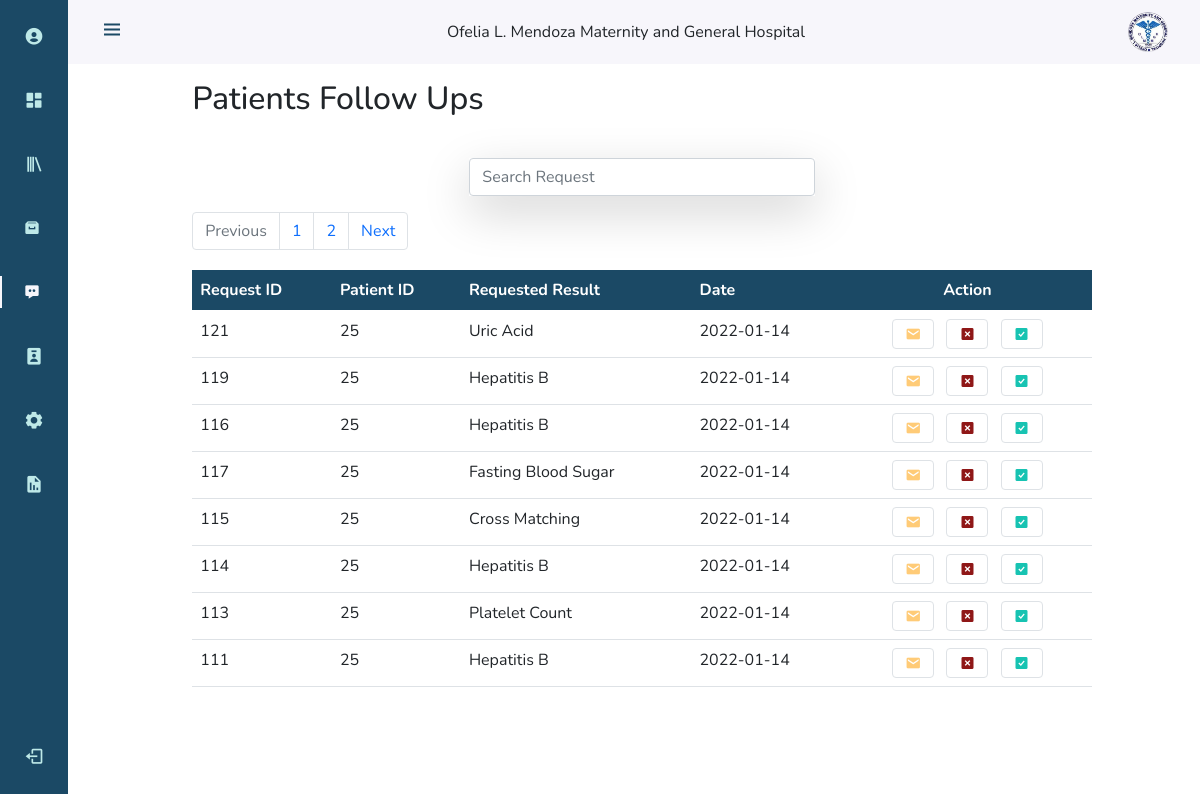
The app's page /php/patients_follow_ups/patients_follow_ups.php (signed in) with its own data.
### tables this page shows
CREATE TABLE `tbl_accounts` (
  `acc_id` int(40) NOT NULL,
  `auto_id` varchar(255) NOT NULL,
  `username` varchar(100) NOT NULL,
  `password` varchar(300) NOT NULL,
  `first_name` varchar(100) NOT NULL,
  `middle_name` varchar(100) DEFAULT NULL,
  `last_name` varchar(100) NOT NULL,
  `email` varchar(60) NOT NULL,
  `emp_id` varchar(100) NOT NULL,
  `position` varchar(40) NOT NULL,
  `date_created` date DEFAULT NULL,
  `time_created` time DEFAULT NULL
);

CREATE TABLE `tbl_requests` (
  `request_id` int(11) NOT NULL,
  `patient_id` int(11) NOT NULL,
  `result_type` varchar(60) NOT NULL,
  `request_date` date NOT NULL,
  `request_time` time NOT NULL,
  `request_status` varchar(60) NOT NULL,
  `view_status` varchar(20) NOT NULL
);

### php/patients_follow_ups/patients_follow_ups.php (the view, shortened to what this page needs)
<!DOCTYPE html>
<html lang="en">
<head>
    <link href="https://cdn.jsdelivr.net/npm/bootstrap@5.0.2/dist/css/bootstrap.min.css" rel="stylesheet">
    <link href='https://unpkg.com/boxicons@2.0.9/css/boxicons.min.css' rel='stylesheet'>
    <link href='../../css/patients_follow_ups.css' rel='stylesheet'>
    <link rel="stylesheet" href="../../css/nav.css">
</head>
<body id="body-pd">
<?php include_once '../admin_nav.php';
$limit = 8;
$page = isset($_GET['page']) ? $_GET['page'] : 1;
$start = ($page - 1) * $limit;
$get_request_stmt = $connection->prepare("SELECT * FROM tbl_requests WHERE request_status = 'sent' ORDER BY request_date,request_time DESC LIMIT ?,?;");
$get_request_stmt ->bind_param("is", $start, $limit);
$get_request_stmt->execute();
$request_result = $get_request_stmt->get_result();
$get_count_stmt = $connection->prepare("SELECT count(request_id) as id FROM tbl_requests WHERE request_status = 'sent';");
$get_count_stmt->execute();
$count_result = $get_count_stmt->get_result();
$count_row = $count_result->fetch_array(MYSQLI_ASSOC);
$total = $count_row['id'];
$pages =  ceil($total/$limit);
$Previous = $page - 1;
$Next = $page + 1;
?>
    <div class="row">
        <div class="col-12">
                                    <div class="row justify-content-center">
                                        <div class="col-10 mx-5 my-3">
                                            <h2>Patients Follow Ups</h2>
                                        </div>
                                    </div>
                                                <div class="row justify-content-center my-3">
                                                    <div class="col-4">
                                                        <form>
                                                            <div class="form-group shadow-lg">
                                                                <input type="text" class="form-control" id="search_request" placeholder="Search Request">
                                                            </div>
                                                        </form>
                                                    </div>
                                                </div>
                                                <div class="row justify-content-center">
                                                    <div class="col-10">
                                                        <nav aria-label="Page navigation example">
                                                            <ul class="pagination">
                                                                <?php
                                                                    if($Previous>0)
                                                                    {
                                                                       echo' <li class="page-item">
                                                                            <a class="page-link" href="patients_follow_ups.php?page='.$Previous.'">Previous</a>
                                                                        </li>';
                                                                    }else{
                                                                        echo' <li class="page-item disabled">
                                                                            <a class="page-link" href="#">Previous</a>
                                                                        </li>';
                                                                    }
                                                                    for($i=1; $i<=$pages; $i++)
                                                                    {
                                                                        echo '<li class="page-item"><a class="page-link" href="patients_follow_ups.php?page='.$i.'">'.$i.'</a></li>';
                                                                    }
                                                                    if($Next<=$pages)
                                                                    {
                                                                       echo' <li class="page-item">
                                                                            <a class="page-link" href="patients_follow_ups.php?page='.$Next.'">Next</a>
                                                                        </li>';
                                                                    }else{
                                                                        echo' <li class="page-item disabled">
                                                                            <a class="page-link" href="#">Next</a>
                                                                        </li>';
                                                                    }
                                                                ?>
                                                            </ul>
                                                        </nav>
                                                    </div>
                                                </div>
                                                <div class="row justify-content-center my-1">
                                                    <div class="col-md-10">
                                                        <table class="table">
                                                            <thead class="text-white">
                                                                <tr>
                                                                    <th scope="col">Request ID</th>
                                                                    <th scope="col">Patient ID</th>
                                                                    <th scope="col">Requested Result</th>
                                                                    <th scope="col">Date</th>
                                                                    <th scope="col" class="text-center">Action</th>
                                                                </tr>
                                                            </thead>
                                                            <tbody id="laboratory">
                                                                    <?php
                                                                    while ($row = $request_result->fetch_array(MYSQLI_ASSOC)) {
                                                                        echo "<tr>
                                                                        <td>".$row['request_id']."</td>
                                                                        <td>".$row['patient_id']."</td>
                                                                        <td>".ucwords(str_replace("_"," ",$row['result_type']))."</td>
                                                                        <td>".$row['request_date']."</td>
                                                                        <td class='text-center'>
                                                                            <i class='bx bxs-envelope mx-1 btn border respond' id=".$row['patient_id'].'_'.$row['request_id']." title='Respond'></i>
                                                                            <i class='bx bxs-x-square mx-1 btn border not_avail' id=".$row['patient_id'].'_'.$row['request_id']." title='Not Available'></i>
                                                                            <i class='bx bxs-check-square mx-1 btn border avail' id=".$row['patient_id'].'_'.$row['request_id']." title='Already Available'></i>
                                                                        </td>
                                                                            </tr>";
                                                                    }
                                                                    ?>
                                                            </tbody>
                                                        </table>
                                                    </div>
                                                </div>
        </div>
</div>
</body>
</html>

### php/admin_nav.php (shortened to what this page needs)
<?php
include_once '../dbconn.php';
$ID = $_SESSION['ID'];
 $sql = "SELECT * FROM tbl_accounts where acc_id = '$ID'";
 $result = $conn -> query($sql);
 if($result->num_rows>0)
 {
    while($row = $result -> fetch_assoc())
    {
         $active_account_name = $row['first_name'];
         echo '
        <header class="header" id="header">
            <div class="header_toggle"> <i class="bx bx-menu" id="header-toggle"></i> </div>
            <div>  Ofelia L. Mendoza Maternity and General Hospital </div>
            <div class="header_img"> <img src="../../images/ofelia_logo.png" alt=""> </div>
        </header>
        <div class="l-navbar" id="nav-bar">
            <nav class="nav nav_class">
                <div>
                    <div class="nav_list">
                        <a href="../profile/view_profile.php" class="nav_link" title="Profile" id="profile_link"> <i class="bx bxs-user-circle nav_icon"></i> <span class="nav_name">'.$active_account_name.'</span> </a>
                        <a href="../dashboard/dashboard.php" class="nav_link" title="Dashboard" id="dashboard_link"> <i class="bx bxs-dashboard nav_icon"></i> <span class="nav_name">Dashboard</span> </a>
                        <a href="../patients_record_management/patients_records.php" title="Patients Records" class="nav_link" id="record_management_link"> <i class="bx bx-library nav_icon"></i> <span class="nav_name">Patients Records</span> </a>
                        <a href="../patients_record_archive/patients_archive.php" title="Patient Archived Records" class="nav_link" id="archive_link"> <i class="bx bxs-archive"></i> <span class="nav_name">Patients Record Archive</span> </a>
                        <a href="../patients_follow_ups/patients_follow_ups.php" title="Patients Follow Ups" class="nav_link" id="followup_link"><i class="bx bxs-message-dots"></i> <span class="nav_name"> Patients Follow Ups <sup></sup></span></a>
                        <a href="../patients/patients.php" class="nav_link" title="Patients" id ="patients_link"> <i class="bx bxs-user-badge nav_icon"></i> <span class="nav_name">Patients</span> </a>
                        ';
                        if(isset($_SESSION["position"]) && $_SESSION["position"]=="Administrator"){
                        echo'
                        <a href="../account_management/account_management.php" title="Accounts Management" class="nav_link" id="account_management_link"> <i class="bx bxs-cog nav_icon"></i> <span class="nav_name">Accounts Management</span> </a>
                        <a href="../report_generation/report_generation.php" title="Reports" class="nav_link" id="report_generation_link"> <i class="bx bxs-report nav_icon"></i> <span class="nav_name">Generate Reports</span> </a>
                        ';}
                        echo'
                    </div>
                </div>
                <a onclick="logout()" title="Sign Out" id="logout" class="nav_link"> <i class="bx bx-log-out nav_icon"></i> <span class="nav_name">Log out</span> </a>
            </nav>
        </div> ';
    }
 }
?>

### css/patients_follow_ups.css (style rules this page uses)
thead { background-color: rgb(27, 73, 101); }
#followup_link { color: #F7F6FB; }
#followup_link::before { color: #F7F6FB; content: ''; position: absolute; left: 0; width: 2px; height: 32px; background-color: var(--white-color) }
.btn.respond { background-color: white; color: rgb(255, 203, 119); }
.btn.not_avail { background-color: white; color: rgb(143, 23, 23); }
.btn.avail { background-color: white; color: rgb(23, 195, 178); }

### css/nav.css (style rules this page uses)
:root { --header-height: 3rem; --nav-width: 68px; --first-color: #1B4965; --first-color-light: #BEE9E8; --white-color: #F7F6FB; --body-font: 'Nunito', sans-serif; --normal-font-size: 1rem; --z-fixed: 100 }
body { position: relative; margin: var(--header-height) 0 0 0; padding: 0 1rem; font-family: var(--body-font); font-size: var(--normal-font-size); transition: .5s }
a { text-decoration: none }
.header { width: 100%; height: var(--header-height); position: fixed; top: 0; left: 0; display: flex; align-items: center; justify-content: space-between; padding: 0 1rem; background-color: var(--white-color); z-index: var(--z-fixed); transition: .5s }
.header_toggle { color: var(--first-color); font-size: 1.5rem; cursor: pointer }
.header_img { width: 35px; height: 35px; display: flex; justify-content: center; border-radius: 50%; overflow: hidden }
.header_img img { width: 40px }
.l-navbar { position: fixed; top: 0; left: -30%; width: var(--nav-width); height: 100vh; background-color: var(--first-color); padding: .5rem 1rem 0 0; transition: .5s; z-index: var(--z-fixed) }
.nav_class { height: 100%; display: flex; flex-direction: column; justify-content: space-between; overflow: hidden }
.nav_logo, .nav_link { display: grid; grid-template-columns: max-content max-content; align-items: center; column-gap: 1rem; padding: .5rem 0 .5rem 1.5rem }
.nav_link { position: relative; color: var(--first-color-light); margin-bottom: 1.5rem; transition: .3s }
.nav_icon { font-size: 1.25rem }
#logout { cursor: pointer; }
@media screen and (min-width: 768px) { body { margin: calc(var(--header-height) + 1rem) 0 0 0; padding-left: calc(var(--nav-width) + 2rem) } }
@media screen and (min-width: 768px) { .header { height: calc(var(--header-height) + 1rem); padding: 0 2rem 0 calc(var(--nav-width) + 2rem) } }
@media screen and (min-width: 768px) { .header_img { width: 40px; height: 40px } }
@media screen and (min-width: 768px) { .header_img img { width: 45px } }
@media screen and (min-width: 768px) { .l-navbar { left: 0; padding: 1rem 1rem 0 0 } }

### records on screen
tbl_requests: request_id "121", patient "25", result_type "Uric Acid", request_date "2022-01-14"
tbl_requests: request_id "119", patient "25", result_type "Hepatitis B", request_date "2022-01-14"
tbl_requests: request_id "116", patient "25", result_type "Hepatitis B", request_date "2022-01-14"
tbl_requests: request_id "117", patient "25", result_type "Fasting Blood Sugar", request_date "2022-01-14"
tbl_requests: request_id "115", patient "25", result_type "Cross Matching", request_date "2022-01-14"
tbl_requests: request_id "114", patient "25", result_type "Hepatitis B", request_date "2022-01-14"
tbl_requests: request_id "113", patient "25", result_type "Platelet Count", request_date "2022-01-14"
tbl_requests: request_id "111", patient "25", result_type "Hepatitis B", request_date "2022-01-14"
